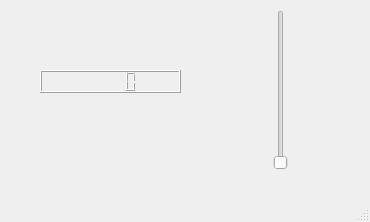
<?xml version="1.0" encoding="UTF-8"?>
<ui version="4.0">
 <class>MainWindow</class>
 <widget class="QMainWindow" name="MainWindow">
  <property name="geometry">
   <rect>
    <x>0</x>
    <y>0</y>
    <width>370</width>
    <height>222</height>
   </rect>
  </property>
  <property name="windowTitle">
   <string>LCDNumber_eg1</string>
  </property>
  <widget class="QWidget" name="centralwidget">
   <widget class="QLCDNumber" name="lcdNumber">
    <property name="geometry">
     <rect>
      <x>40</x>
      <y>70</y>
      <width>141</width>
      <height>23</height>
     </rect>
    </property>
    <property name="font">
     <font>
      <family>Calibri</family>
      <pointsize>10</pointsize>
      <weight>75</weight>
      <bold>true</bold>
     </font>
    </property>
   </widget>
   <widget class="QSlider" name="verticalSlider">
    <property name="geometry">
     <rect>
      <x>270</x>
      <y>10</y>
      <width>22</width>
      <height>160</height>
     </rect>
    </property>
    <property name="orientation">
     <enum>Qt::Vertical</enum>
    </property>
   </widget>
  </widget>
  <widget class="QStatusBar" name="statusbar"/>
 </widget>
 <resources/>
 <connections/>
</ui>
